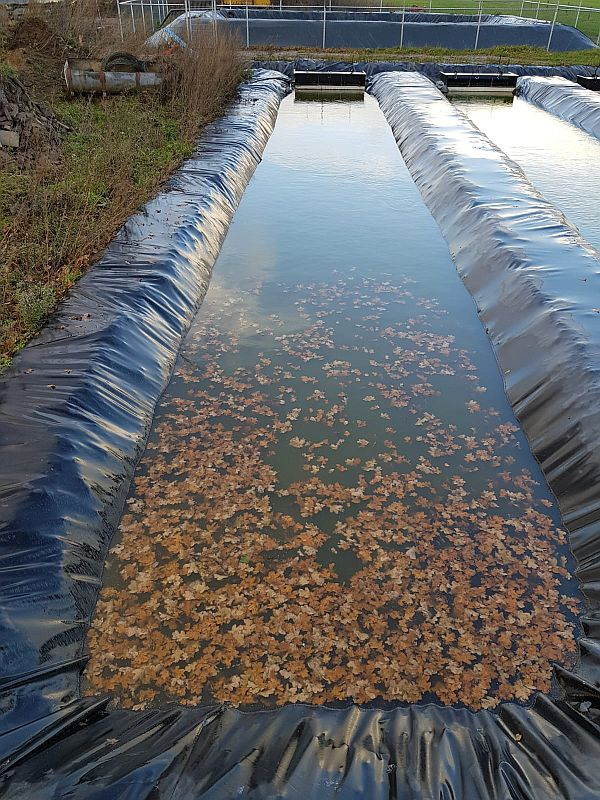
#> input picture pic2.jpg, 600 x 800 px
$ python eye.py
#> lines starting #> are read from the running program, lines starting #| are printed output that depends on the picture
### pyimagesearch.py
# import the necessary packages
import numpy as np
import cv2

def order_points(pts):
	# initialzie a list of coordinates that will be ordered
	# such that the first entry in the list is the top-left,
	# the second entry is the top-right, the third is the
	# bottom-right, and the fourth is the bottom-left
	rect = np.zeros((4, 2), dtype = "float32")

	# the top-left point will have the smallest sum, whereas
	# the bottom-right point will have the largest sum
	s = pts.sum(axis = 1)
	rect[0] = pts[np.argmin(s)]
	rect[2] = pts[np.argmax(s)]

	# now, compute the difference between the points, the
	# top-right point will have the smallest difference,
	# whereas the bottom-left will have the largest difference
	diff = np.diff(pts, axis = 1)
	rect[1] = pts[np.argmin(diff)]
	rect[3] = pts[np.argmax(diff)]

	# return the ordered coordinates
	return rect
def four_point_transform(image, pts):
	# obtain a consistent order of the points and unpack them
	# individually
	rect = order_points(pts)
	(tl, tr, br, bl) = rect

	# compute the width of the new image, which will be the
	# maximum distance between bottom-right and bottom-left
	# x-coordiates or the top-right and top-left x-coordinates
	widthA = np.sqrt(((br[0] - bl[0]) ** 2) + ((br[1] - bl[1]) ** 2))
	widthB = np.sqrt(((tr[0] - tl[0]) ** 2) + ((tr[1] - tl[1]) ** 2))
	maxWidth = max(int(widthA), int(widthB))

	# compute the height of the new image, which will be the
	# maximum distance between the top-right and bottom-right
	# y-coordinates or the top-left and bottom-left y-coordinates
	heightA = np.sqrt(((tr[0] - br[0]) ** 2) + ((tr[1] - br[1]) ** 2))
	heightB = np.sqrt(((tl[0] - bl[0]) ** 2) + ((tl[1] - bl[1]) ** 2))
	maxHeight = max(int(heightA), int(heightB))

	# now that we have the dimensions of the new image, construct
	# the set of destination points to obtain a "birds eye view",
	# (i.e. top-down view) of the image, again specifying points
	# in the top-left, top-right, bottom-right, and bottom-left
	# order
	dst = np.array([
		[0, 0],
		[maxWidth - 1, 0],
		[maxWidth - 1, maxHeight - 1],
		[0, maxHeight - 1]], dtype = "float32")

	# compute the perspective transform matrix and then apply it
	M = cv2.getPerspectiveTransform(rect, dst)
	warped = cv2.warpPerspective(image, M, (maxWidth, maxHeight))

	# return the warped image
	return warped

### eye.py
# import the necessary packages
from pyimagesearch import four_point_transform
import numpy as np
import argparse
import cv2

# load the image and grab the source coordinates (i.e. the list of
# of (x, y) points)
# NOTE: using the 'eval' function is bad form, but for this example
# let's just roll with it -- in future posts I'll show you how to
# automatically determine the coordinates without pre-supplying them
image = cv2.imread('pic2.jpg')
#> image is the input picture: shape (800, 600, 3); mean B, G, R 101.7, 101.8, 101.5
pts = np.array(eval('[(67, 685), (597, 661), (378, 87), (281, 91)]'), dtype = "float32")
def warpedfoo(image, pts):
	# apply the four point tranform to obtain a "birds eye view" of
	# the image
	warped = four_point_transform(image, pts)
#> in four_point_transform, `warped = cv2.warpPerspective(image, M, (maxWidth, maxHeight))`:
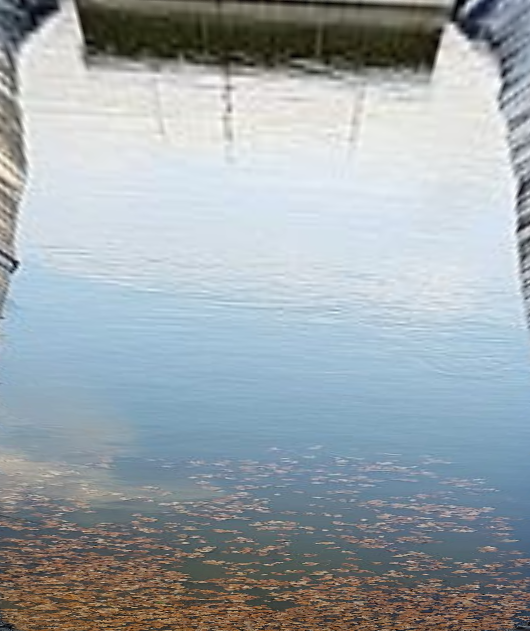
#> warped: shape (631, 530, 3); mean B, G, R 171, 165.7, 156.3

	# show the original and warped images
	#cv2.imshow("Original", image)
	#cv2.imshow("Warped", warped)
	cv2.waitKey(0)
	return warped
warped = warpedfoo(image, pts)
cv2.imshow("Warped", warped)
cv2.waitKey(0)

$ run again, with pic1.jpg copied over pic2.jpg
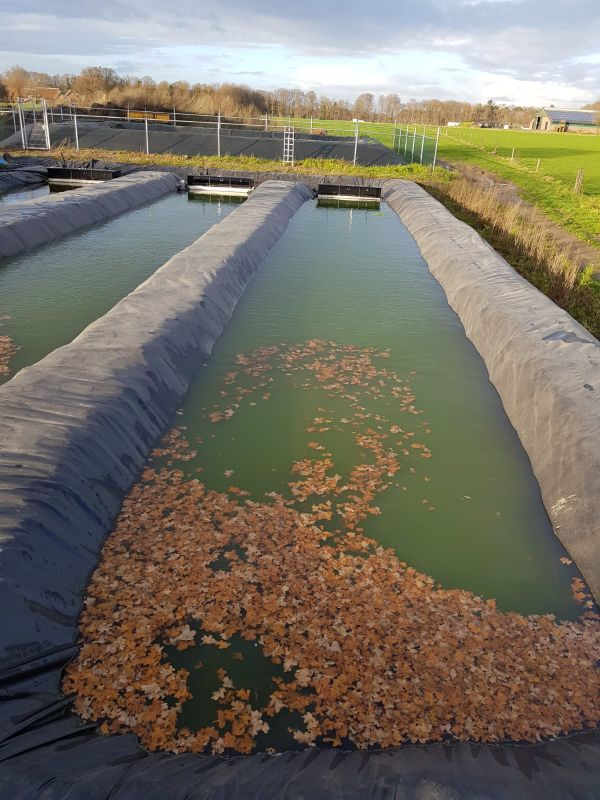
#> input picture pic1.jpg, 600 x 800 px
#> image is the input picture: shape (800, 600, 3); mean B, G, R 99.5, 111.8, 118
#> in four_point_transform, `warped = cv2.warpPerspective(image, M, (maxWidth, maxHeight))`:
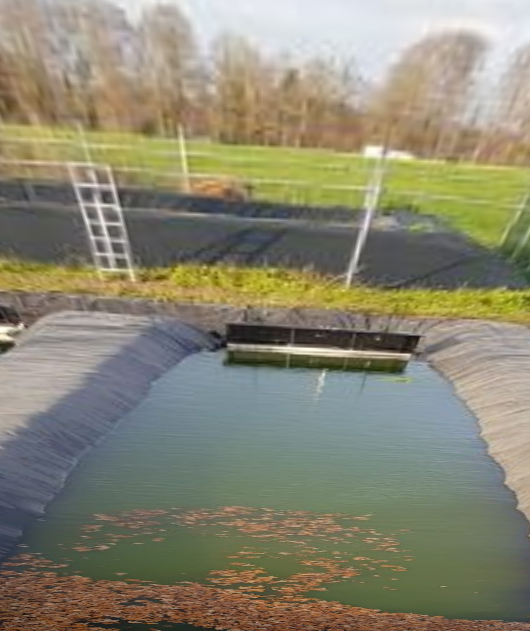
#> warped: shape (631, 530, 3); mean B, G, R 114.4, 134.9, 138.1

$ run again, with pic3.jpg copied over pic2.jpg
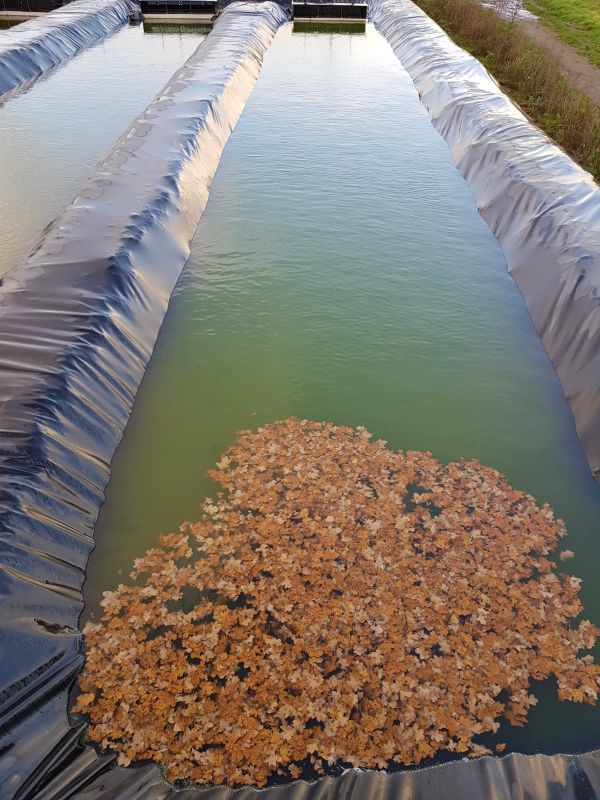
#> input picture pic3.jpg, 600 x 800 px
#> image is the input picture: shape (800, 600, 3); mean B, G, R 113, 122.2, 131
#> in four_point_transform, `warped = cv2.warpPerspective(image, M, (maxWidth, maxHeight))`:
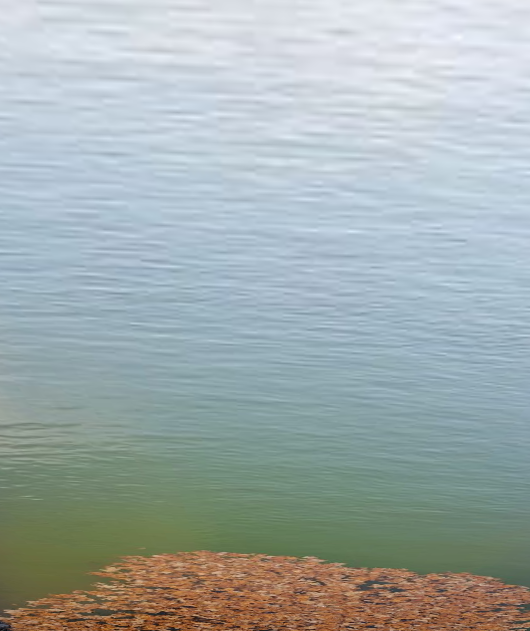
#> warped: shape (631, 530, 3); mean B, G, R 172.8, 173.1, 161.8

$ run again, with pic4.jpg copied over pic2.jpg
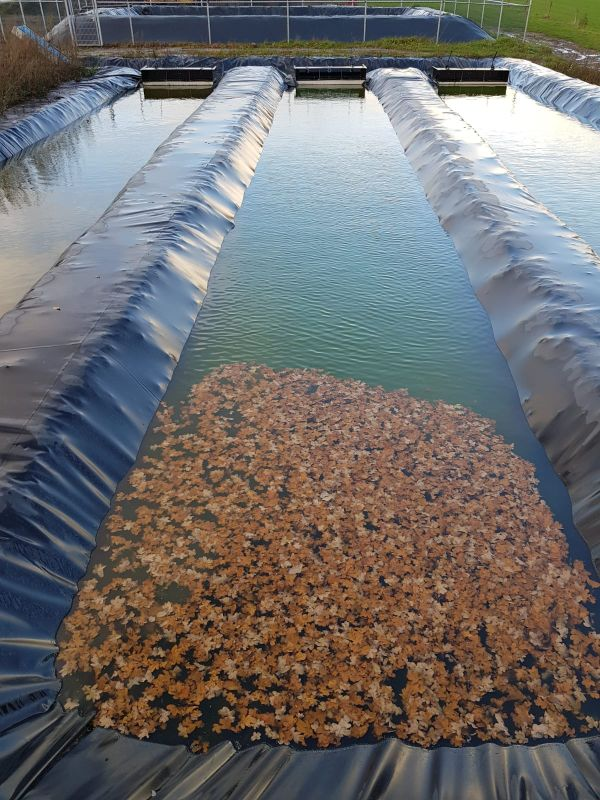
#> input picture pic4.jpg, 600 x 800 px
#> image is the input picture: shape (800, 600, 3); mean B, G, R 109, 109.4, 111.6
#> in four_point_transform, `warped = cv2.warpPerspective(image, M, (maxWidth, maxHeight))`:
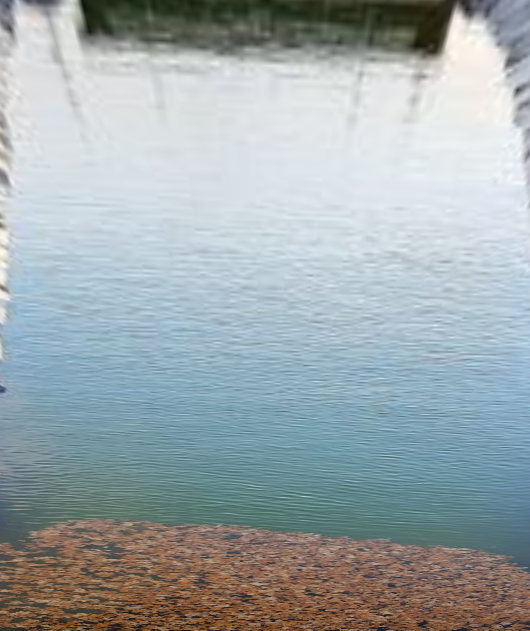
#> warped: shape (631, 530, 3); mean B, G, R 171.8, 168.7, 158.2
